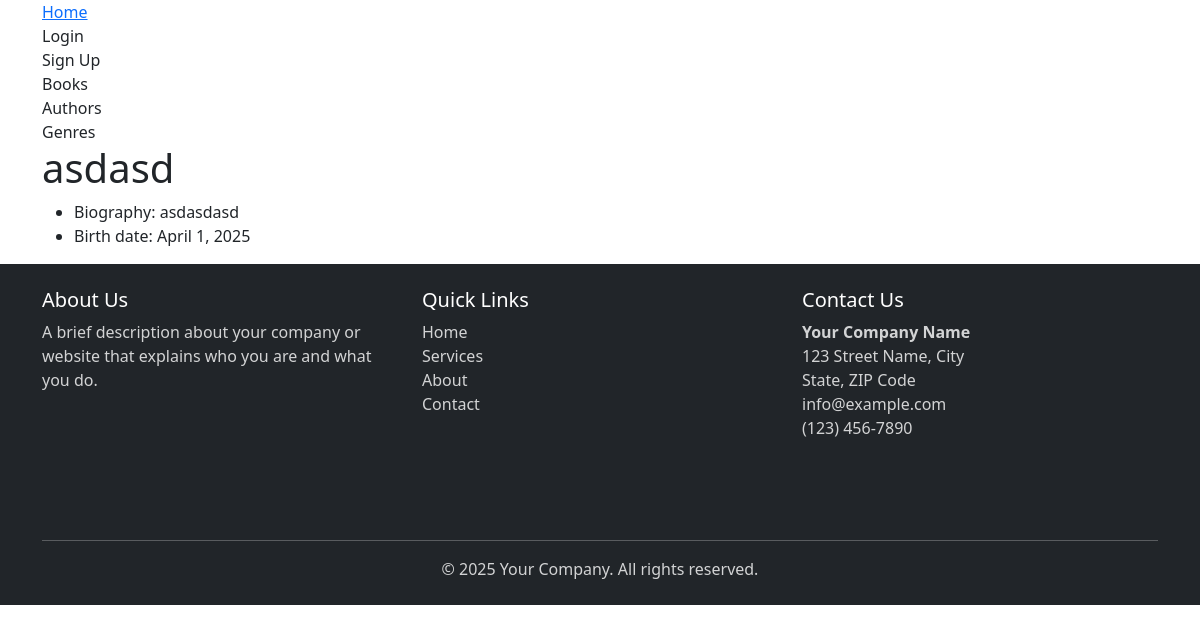
Page /bookstore_app/author_detail/1 on the committed database.
### bookstore_app/models.py (models this page shows, shortened)
class Author(models.Model):
    name = models.CharField(max_length=100)
    biography = models.TextField()
    birth_date = models.DateField()

### bookstore_app/views.py (the view)
# urls.py: path('author_detail/<int:id>', views.AuthorDetailView, name='bookstore_app.author_detail'),
def AuthorDetailView(request, id):
    author = Author.objects.get(id=id)
    template_data = {}
    template_data['title'] = author.name
    template_data['author'] = author
    return render(request, 'bookstore_app/author_detail.html', {'template_data': template_data})

### templates/bookstore_app/author_detail.html (shortened to what this page needs)
{% extends 'base.html' %}
{% block content %}
  <div class="col-md-4 col-lg-3 mb-2">
    <h1>{{ template_data.author.name }}</h1>
    <ul>
      <li>Biography: {{ template_data.author.biography }}</li>
      <li>Birth date: {{ template_data.author.birth_date }}</li>
    </ul>
  </div>
{% endblock %}

### bookstore/static/css/style.css (style rules this page uses)
html, body { height: 100%; margin: 0; }
body { display: flex; flex-direction: column; min-height: 100vh; }

### rows in the picture
Author: author.name "asdasd", author.biography "asdasdasd", author.birth_date "April 1, 2025"
